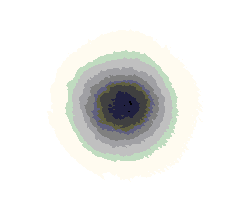
#> input picture Helium-Neon Laser/Divergence/0profile(57cm)crop.bmp, 230 x 217 px
$ python divergence.py   (Python 2 division)
#> lines starting #> are read from the running program, lines starting #| are printed output that depends on the picture
#!/usr/bin/env python
from __future__ import division
import numpy as np
import matplotlib.pyplot as plt
#from scipy import misc
import scipy.ndimage

"""
EXPERIMENT 1: HELIUM NEON LASER
Latest Revision: January 31 2015
"""

__author__ = "Eric Yeung"

# FOR POSITION 57cm
imgarray0 = scipy.ndimage.imread('0profile(57cm)crop.bmp', flatten = True)
#> imgarray0: shape (217, 230) float32; min 0, max 255, mean 234
xplot0 = np.arange(0, 230)

# FOR POSITION 67cm
imgarray1 = scipy.ndimage.imread('3profile(67cm)crop.bmp', flatten = True)
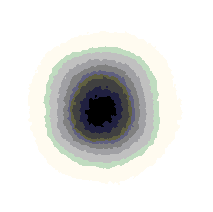
#> input picture Helium-Neon Laser/Divergence/3profile(67cm)crop.bmp, 213 x 212 px
#> imgarray1: shape (212, 213) float32; min 0, max 255, mean 224.1
xplot1 = np.arange(0, 213)

# FOR POSITION 77cm
imgarray2 = scipy.ndimage.imread('2profile(77cm)crop.bmp', flatten = True)
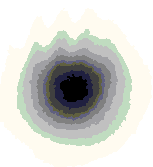
#> input picture Helium-Neon Laser/Divergence/2profile(77cm)crop.bmp, 153 x 167 px
#> imgarray2: shape (167, 153) float32; min 0, max 255, mean 209.3
xplot2 = np.arange(0, 153)

# FOR POSITION 87cm
imgarray3 = scipy.ndimage.imread('4profile(87cm)crop.bmp', flatten = True)
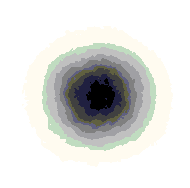
#> input picture Helium-Neon Laser/Divergence/4profile(87cm)crop.bmp, 190 x 188 px
#> imgarray3: shape (188, 190) float32; min 0, max 255, mean 221.8
xplot3 = np.arange(0, 190)

# FOR POSITION 97cm
imgarray4 = scipy.ndimage.imread('1profile(97cm)crop.bmp', flatten = True)
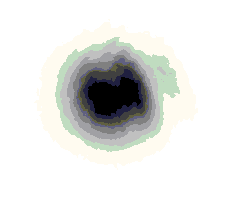
#> input picture Helium-Neon Laser/Divergence/1profile(97cm)crop.bmp, 225 x 202 px
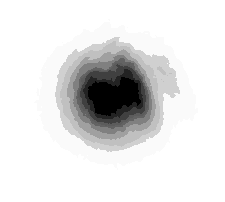
#> imgarray4: shape (202, 225) float32; min 0, max 255, mean 226.5
xplot4 = np.arange(0, 225)

def diamater_finder(imgarray):
	# Count number of non- "blank pixels" in picture as the diameter of the beam
	diameter = (imgarray < 200).sum() # Values above a certain intensity
#> diameter = 99
	return diameter

if __name__ == "__main__":
	print "Diameter of beam at 57cm: %s units" % diamater_finder(imgarray0[105,:])
#| Diameter of beam at 57cm: 99 units
	print "Diameter of beam at 67cm: %s units" % diamater_finder(imgarray1[110,:])
#| Diameter of beam at 67cm: 104 units
	print "Diameter of beam at 77cm: %s units" % diamater_finder(imgarray2[86,:])
#| Diameter of beam at 77cm: 104 units
	print "Diameter of beam at 87cm: %s units" % diamater_finder(imgarray3[93,:])
#| Diameter of beam at 87cm: 103 units
	print "Diameter of beam at 97cm: %s units" % diamater_finder(imgarray4[86,:])
#| Diameter of beam at 97cm: 96 units

	# Plot
	plt.figure(1)
	plt.imshow(imgarray0, cmap = 'gray')
	plt.plot(xplot0, imgarray0[105,:], color = 'r', label = 'Intensity')
	plt.title("Position: 57cm")

	plt.figure(2)
	plt.imshow(imgarray1, cmap = 'gray')
	plt.plot(xplot1, imgarray1[110,:], color = 'r', label = 'Intensity')
	plt.title("Position: 67cm")

	plt.figure(3)
	plt.imshow(imgarray2, cmap = 'gray')
	plt.plot(xplot2, imgarray2[86,:], color = 'r', label = 'Intensity')
	plt.title("Position: 77cm")

	plt.figure(4)
	plt.imshow(imgarray3, cmap = 'gray')
	plt.plot(xplot3, imgarray3[93,:], color = 'r', label = 'Intensity')
	plt.title("Position: 87cm")

	plt.figure(5)
	plt.imshow(imgarray4, cmap = 'gray')
	plt.plot(xplot4, imgarray4[86,:], color = 'r', label = 'Intensity')
	plt.title("Position: 97cm")

	plt.show()
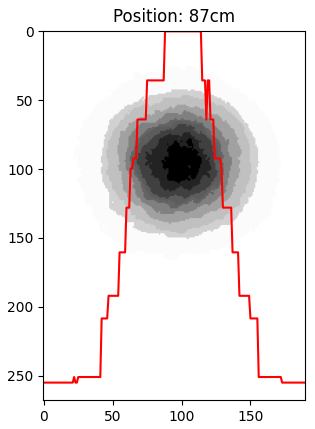
#> figure drawn by matplotlib, 1 panel
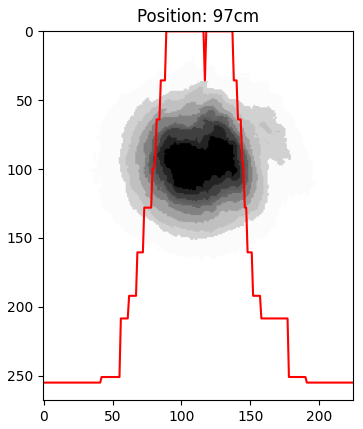
#> figure drawn by matplotlib, 1 panel
